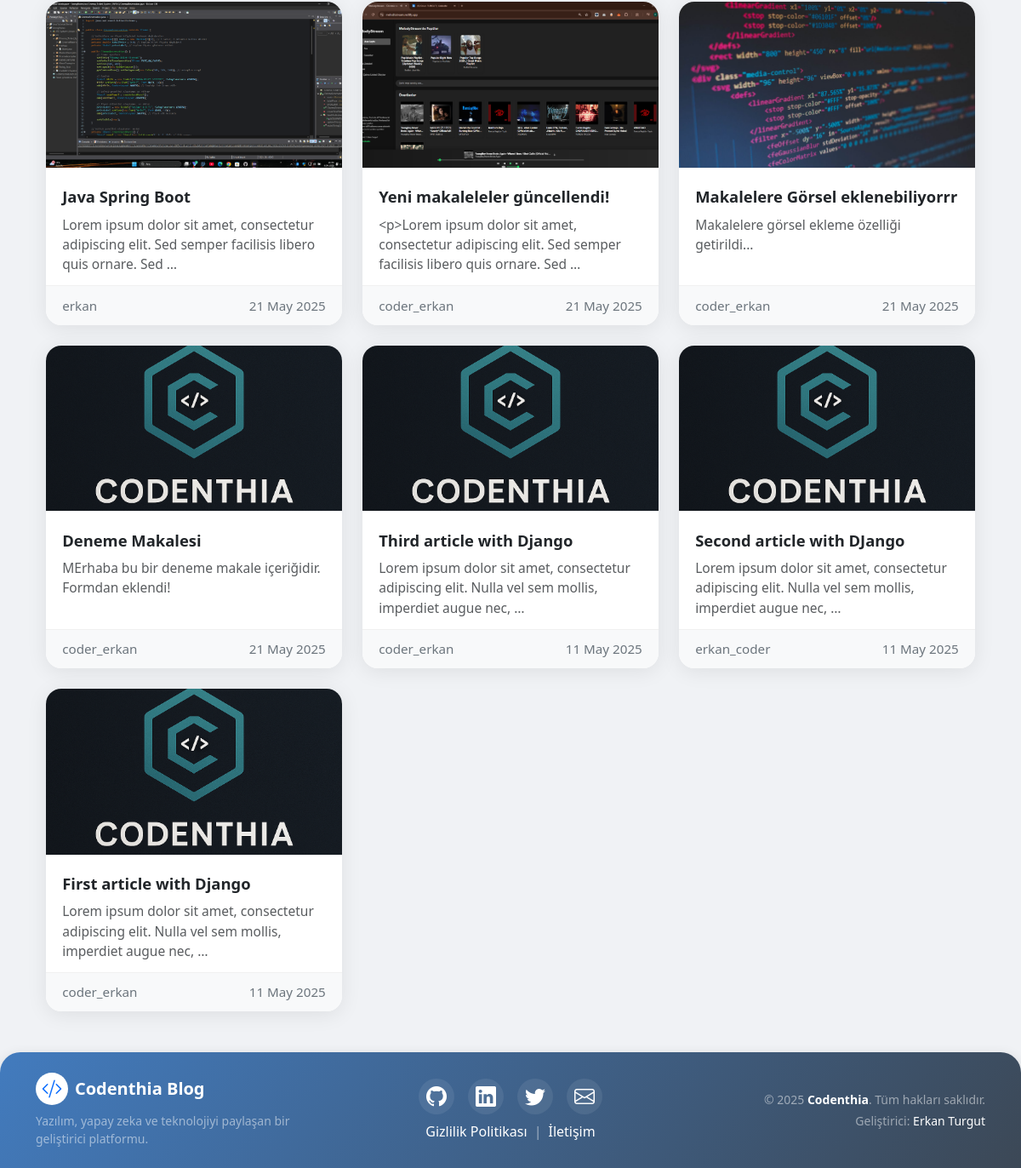
/articles/ (lower part), run on an earlier commit of the app's database.
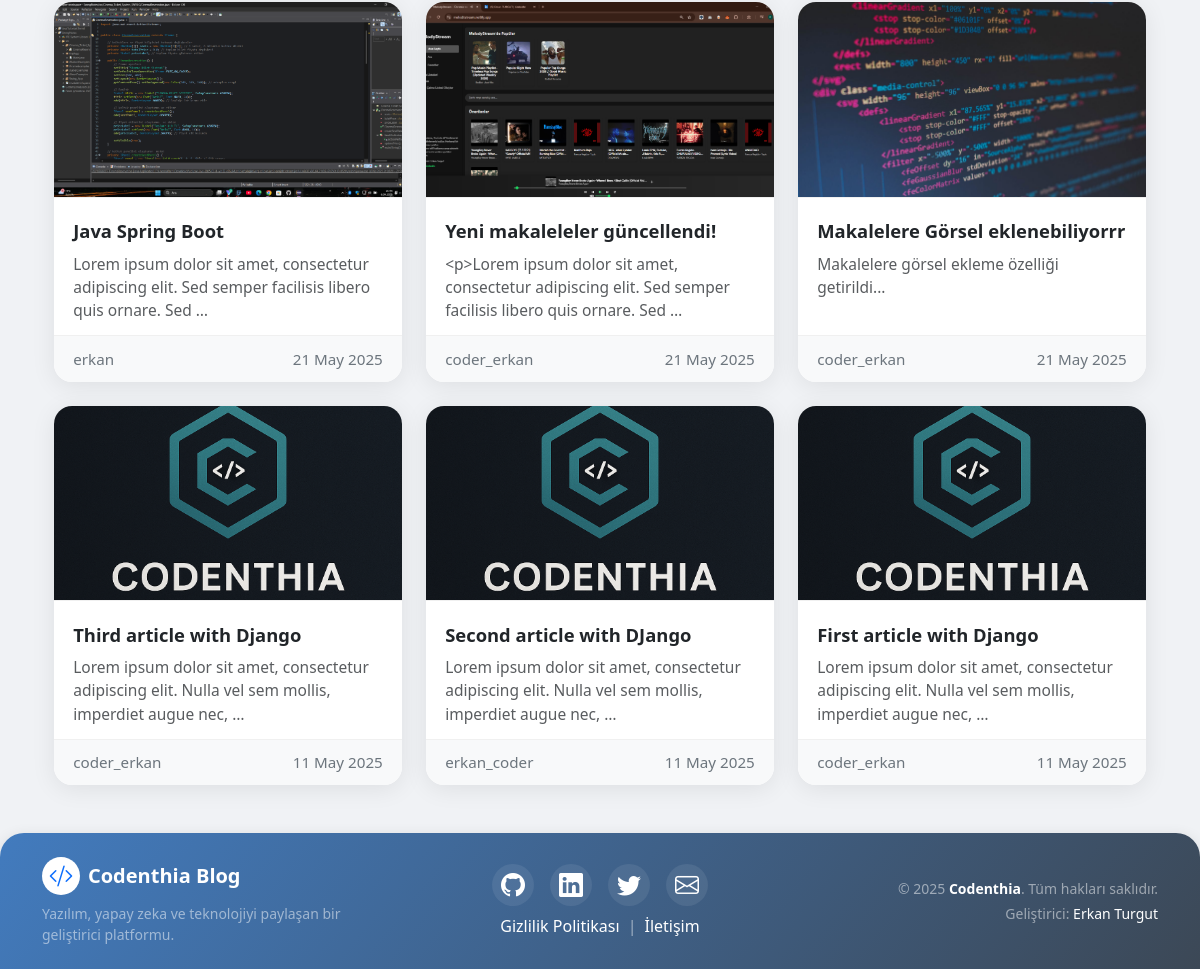
And on a later commit of the database.
### article/models.py (models this page shows, shortened)
class Article(models.Model):
    author = models.ForeignKey("auth.User", on_delete=models.CASCADE , verbose_name="Yazar")  # Bu alan, yazının yazarını (kullanıcıyı) temsil eder ve yazar silindiğinde yazıları da silinir
    title = models.CharField(max_length=50, verbose_name="Başlık") # Bu alan, yazının başlığını temsil eder ve maksimum 50 karakterlik bir metin alır
    content = RichTextField(verbose_name="İçerik") # Bu alan, yazının içeriğini temsil eder ve metin içerikleri için kullanılır
    created_date = models.DateTimeField(auto_now_add=True , verbose_name="Oluşturulma Tarihi") # Bu alan, yazının oluşturulma tarihini otomatik olarak ekler
    image = models.ImageField(upload_to='article_images/', null=True, blank=True)  # <-- yeni alan

### article/views.py (the view)
# urls.py: path('articles/', include('article.urls')), # Bu kod, makaleler sayfasını temsil eder ve article.urls dosyasını içe aktarır
def articles(request):
    articles = Article.objects.all().order_by('-created_date')  # En yeniden eskiye sırala
    featured_article = articles.first()  # İlk makaleyi öne çıkan olarak al
    context = {
        'articles': articles,
        'featured_article': featured_article
    }
    return render(request, 'articles.html', context)

### templates/articles.html (shortened to what this page needs)
{% extends "layout.html" %}
{% block body %}
{% load static %}
<div class="container my-5">
    <div class="row row-cols-1 row-cols-md-3 g-4">
        {% for article in articles %}
        <div class="col">
            <div class="article-card h-100">
                {% if article.image %}
                    <img src="{{ article.image.url }}" class="article-img-top" alt="{{ article.title }}">
                {% else %}
                    <img src="{% static 'codenthiaRevize.png' %}" class="article-img-top" alt="{{ article.title }}">
                {% endif %}
                <div class="article-body">
                    <div class="article-title">
                        <a href="{% url 'article:detail' article.id %}" class="text-decoration-none text-dark">
                            {{ article.title }}
                        </a>
                    </div>
                    <div class="text-muted" style="font-size:0.97rem;">{{ article.content|truncatewords:15 }}</div>
                </div>
                <div class="article-footer d-flex justify-content-between align-items-center">
                    <span>{{ article.author }}</span>
                    <span>{{ article.created_date|date:"d M Y" }}</span>
                </div>
            </div>
        </div>
        {% endfor %}
    </div>
</div>
{% endblock body %}

What changed in the data, as far as the page shows it:
removed Article: title "Deneme Makalesi", content "MErhaba bu bir deneme makale içeriğidir. Formdan eklendi!", author "coder_erkan", created_date "21 May 2025"
